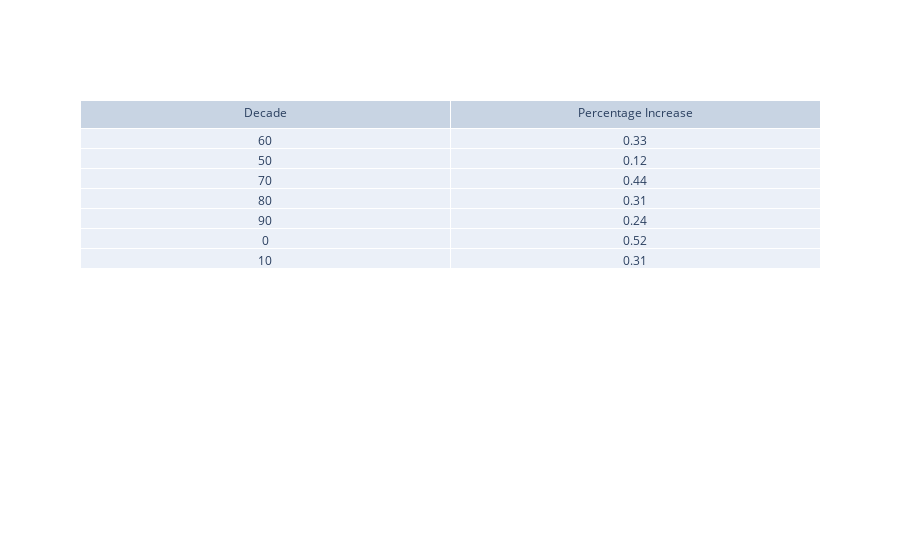

Source (notebook cell):
### Code cell
# Calculate percentage increase on mean global participation averaged by decade
df_dec_avg = pd.DataFrame(df_avg_year.groupby(['decade'])['women_perc'].median())
df_dec_avg = df_dec_avg.sort_values('women_perc')
df_dec_avg['perc_change'] = round( df_dec_avg['women_perc'].pct_change(), 2)

# Plot table
fig = go.Figure(data=[go.Table(header=dict(values=['Decade', 'Percentage Increase']),
                 cells=dict(values=[df_dec_avg.index[1:], df_dec_avg['perc_change'].iloc[1:]]))
                     ])
fig.show()

### Figure 1 — Plotly figure (JSON) as saved in the notebook; plotly's stock layout.template omitted (floating-point values rounded to 4 significant figures)
{"data": [{"cells": {"values": [[60, 50, 70, 80, 90, 0, 10], [0.33, 0.12, 0.44, 0.31, 0.24, 0.52, 0.31]]}, "header": {"values": ["Decade", "Percentage Increase"]}, "type": "table"}], "layout": {}}
